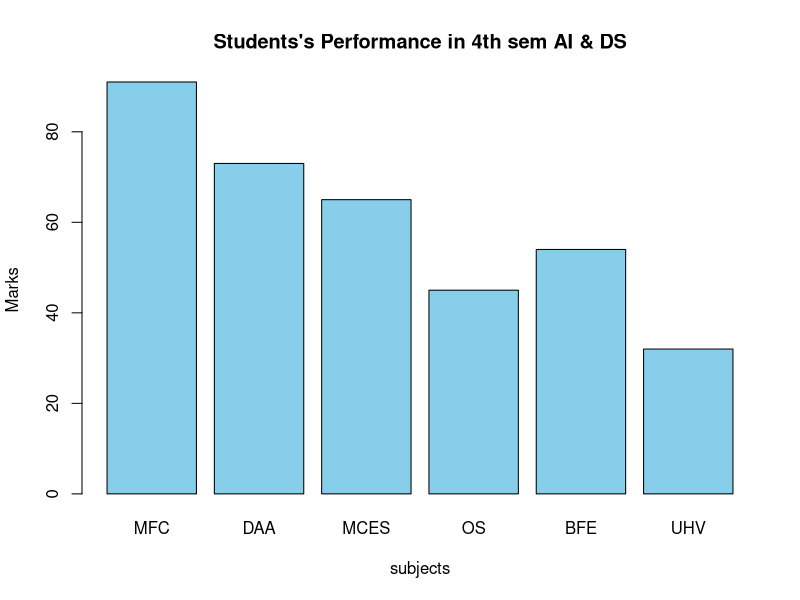
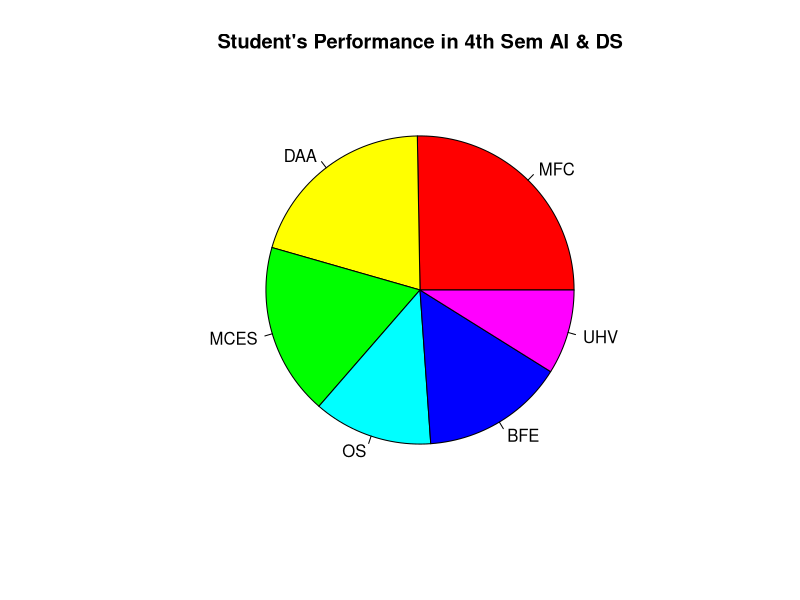

Generate these figures, in order, with R:
subject<-c("MFC","DAA","MCES","OS","BFE","UHV")
marks<-c( 91,73,65,45,54,32)
avg<-mean(marks)
barplot(marks,names.arg=subject,col="skyblue",main="Students's Performance in 4th sem AI & DS",
    xlab="subjects",ylab="Marks")
pie(marks,labels = subject,col=rainbow(length(marks)),
    main = "Student's Performance in 4th Sem AI & DS")
cat("Average Marks:",avg,"\n")
for(i in 1:length(marks)){
  cat(subject[i],":",ifelse(marks[i]>=avg, "Good", "Needs Improvement"),"\n")
}